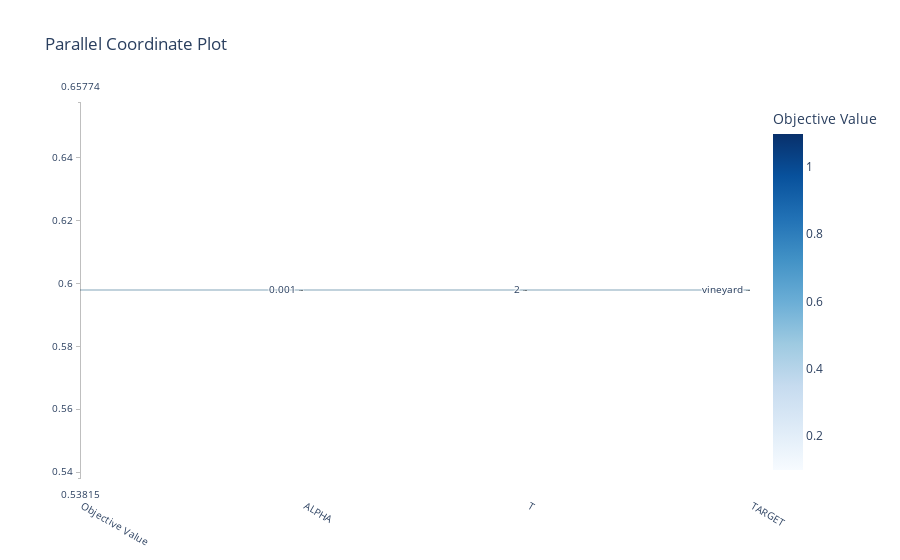

This figure's notebook cell:
### Code cell
fig = optuna.visualization.plot_parallel_coordinate(study)
fig.show()

### Figure 1 — Plotly figure (JSON) as saved in the notebook; plotly's stock layout.template omitted (floating-point values rounded to 4 significant figures)
{"data": [{"dimensions": [{"label": "Objective Value", "range": [0.5979, 0.5979], "values": [0.5979]}, {"label": "ALPHA", "range": [0, 0], "ticktext": ["0.001"], "tickvals": [0], "values": [0]}, {"label": "T", "range": [0, 0], "ticktext": ["2"], "tickvals": [0], "values": [0]}, {"label": "TARGET", "range": [0, 0], "ticktext": ["vineyard"], "tickvals": [0], "values": [0]}], "labelangle": 30, "labelside": "bottom", "line": {"color": [0.5979], "colorbar": {"title": {"text": "Objective Value"}}, "colorscale": [[0, "rgb(247,251,255)"], [0.125, "rgb(222,235,247)"], [0.25, "rgb(198,219,239)"], [0.375, "rgb(158,202,225)"], [0.5, "rgb(107,174,214)"], [0.625, "rgb(66,146,198)"], [0.75, "rgb(33,113,181)"], [0.875, "rgb(8,81,156)"], [1, "rgb(8,48,107)"]], "reversescale": false, "showscale": true}, "type": "parcoords"}], "layout": {"title": {"text": "Parallel Coordinate Plot"}}}
